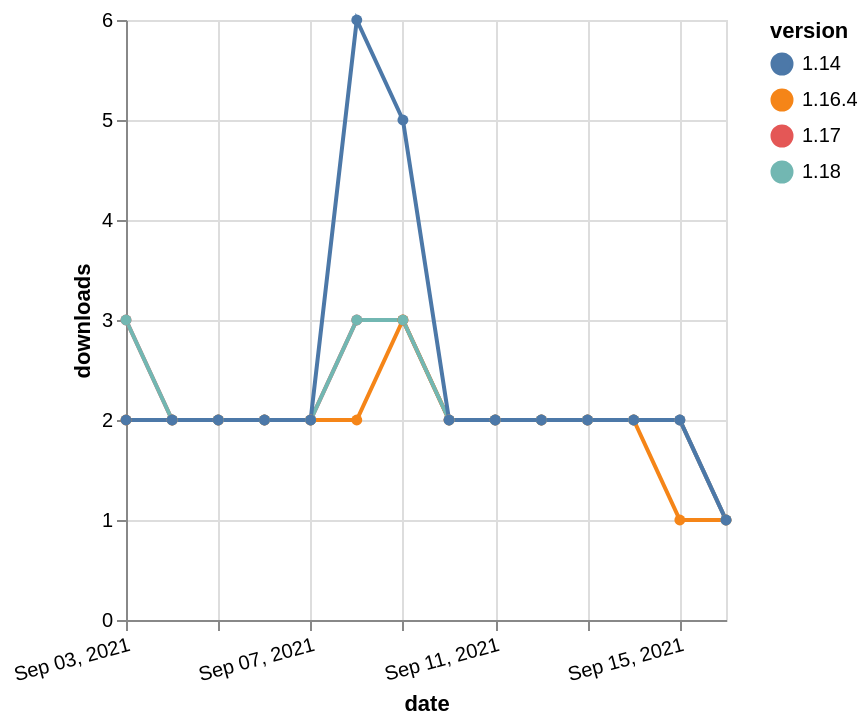

Express this chart as Vega-Lite.
### Vega-Lite specification from a JSON file in a GitHub repository (floating-point values rounded to 4 significant figures)
{"$schema": "https://vega.github.io/schema/vega-lite/v5.json", "description": "A simple bar chart with embedded data.", "data": {"values": [{"date": "2021-09-03", "total": 3233, "delta": 3, "version": "1.17"}, {"date": "2021-09-04", "total": 3235, "delta": 2, "version": "1.17"}, {"date": "2021-09-05", "total": 3237, "delta": 2, "version": "1.17"}, {"date": "2021-09-06", "total": 3239, "delta": 2, "version": "1.17"}, {"date": "2021-09-07", "total": 3241, "delta": 2, "version": "1.17"}, {"date": "2021-09-08", "total": 3244, "delta": 3, "version": "1.17"}, {"date": "2021-09-09", "total": 3247, "delta": 3, "version": "1.17"}, {"date": "2021-09-10", "total": 3249, "delta": 2, "version": "1.17"}, {"date": "2021-09-11", "total": 3251, "delta": 2, "version": "1.17"}, {"date": "2021-09-12", "total": 3253, "delta": 2, "version": "1.17"}, {"date": "2021-09-13", "total": 3255, "delta": 2, "version": "1.17"}, {"date": "2021-09-14", "total": 3257, "delta": 2, "version": "1.17"}, {"date": "2021-09-15", "total": 3259, "delta": 2, "version": "1.17"}, {"date": "2021-09-16", "total": 3260, "delta": 1, "version": "1.17"}, {"date": "2021-09-03", "total": 2581, "delta": 2, "version": "1.16.4"}, {"date": "2021-09-04", "total": 2583, "delta": 2, "version": "1.16.4"}, {"date": "2021-09-05", "total": 2585, "delta": 2, "version": "1.16.4"}, {"date": "2021-09-06", "total": 2587, "delta": 2, "version": "1.16.4"}, {"date": "2021-09-07", "total": 2589, "delta": 2, "version": "1.16.4"}, {"date": "2021-09-08", "total": 2591, "delta": 2, "version": "1.16.4"}, {"date": "2021-09-09", "total": 2594, "delta": 3, "version": "1.16.4"}, {"date": "2021-09-10", "total": 2596, "delta": 2, "version": "1.16.4"}, {"date": "2021-09-11", "total": 2598, "delta": 2, "version": "1.16.4"}, {"date": "2021-09-12", "total": 2600, "delta": 2, "version": "1.16.4"}, {"date": "2021-09-13", "total": 2602, "delta": 2, "version": "1.16.4"}, {"date": "2021-09-14", "total": 2604, "delta": 2, "version": "1.16.4"}, {"date": "2021-09-15", "total": 2605, "delta": 1, "version": "1.16.4"}, {"date": "2021-09-16", "total": 2606, "delta": 1, "version": "1.16.4"}, {"date": "2021-09-03", "total": 2733, "delta": 3, "version": "1.18"}, {"date": "2021-09-04", "total": 2735, "delta": 2, "version": "1.18"}, {"date": "2021-09-05", "total": 2737, "delta": 2, "version": "1.18"}, {"date": "2021-09-06", "total": 2739, "delta": 2, "version": "1.18"}, {"date": "2021-09-07", "total": 2741, "delta": 2, "version": "1.18"}, {"date": "2021-09-08", "total": 2744, "delta": 3, "version": "1.18"}, {"date": "2021-09-09", "total": 2747, "delta": 3, "version": "1.18"}, {"date": "2021-09-10", "total": 2749, "delta": 2, "version": "1.18"}, {"date": "2021-09-11", "total": 2751, "delta": 2, "version": "1.18"}, {"date": "2021-09-12", "total": 2753, "delta": 2, "version": "1.18"}, {"date": "2021-09-13", "total": 2755, "delta": 2, "version": "1.18"}, {"date": "2021-09-14", "total": 2757, "delta": 2, "version": "1.18"}, {"date": "2021-09-15", "total": 2759, "delta": 2, "version": "1.18"}, {"date": "2021-09-16", "total": 2760, "delta": 1, "version": "1.18"}, {"date": "2021-09-03", "total": 4163, "delta": 2, "version": "1.14"}, {"date": "2021-09-04", "total": 4165, "delta": 2, "version": "1.14"}, {"date": "2021-09-05", "total": 4167, "delta": 2, "version": "1.14"}, {"date": "2021-09-06", "total": 4169, "delta": 2, "version": "1.14"}, {"date": "2021-09-07", "total": 4171, "delta": 2, "version": "1.14"}, {"date": "2021-09-08", "total": 4177, "delta": 6, "version": "1.14"}, {"date": "2021-09-09", "total": 4182, "delta": 5, "version": "1.14"}, {"date": "2021-09-10", "total": 4184, "delta": 2, "version": "1.14"}, {"date": "2021-09-11", "total": 4186, "delta": 2, "version": "1.14"}, {"date": "2021-09-12", "total": 4188, "delta": 2, "version": "1.14"}, {"date": "2021-09-13", "total": 4190, "delta": 2, "version": "1.14"}, {"date": "2021-09-14", "total": 4192, "delta": 2, "version": "1.14"}, {"date": "2021-09-15", "total": 4194, "delta": 2, "version": "1.14"}, {"date": "2021-09-16", "total": 4195, "delta": 1, "version": "1.14"}]}, "width": "container", "mark": {"type": "line", "point": {"filled": true}}, "encoding": {"x": {"field": "date", "type": "temporal", "timeUnit": "yearmonthdate", "title": "date", "axis": {"labelAngle": -15}}, "y": {"field": "delta", "type": "quantitative", "title": "downloads"}, "color": {"field": "version", "type": "nominal"}, "tooltip": {"field": "delta"}}}
